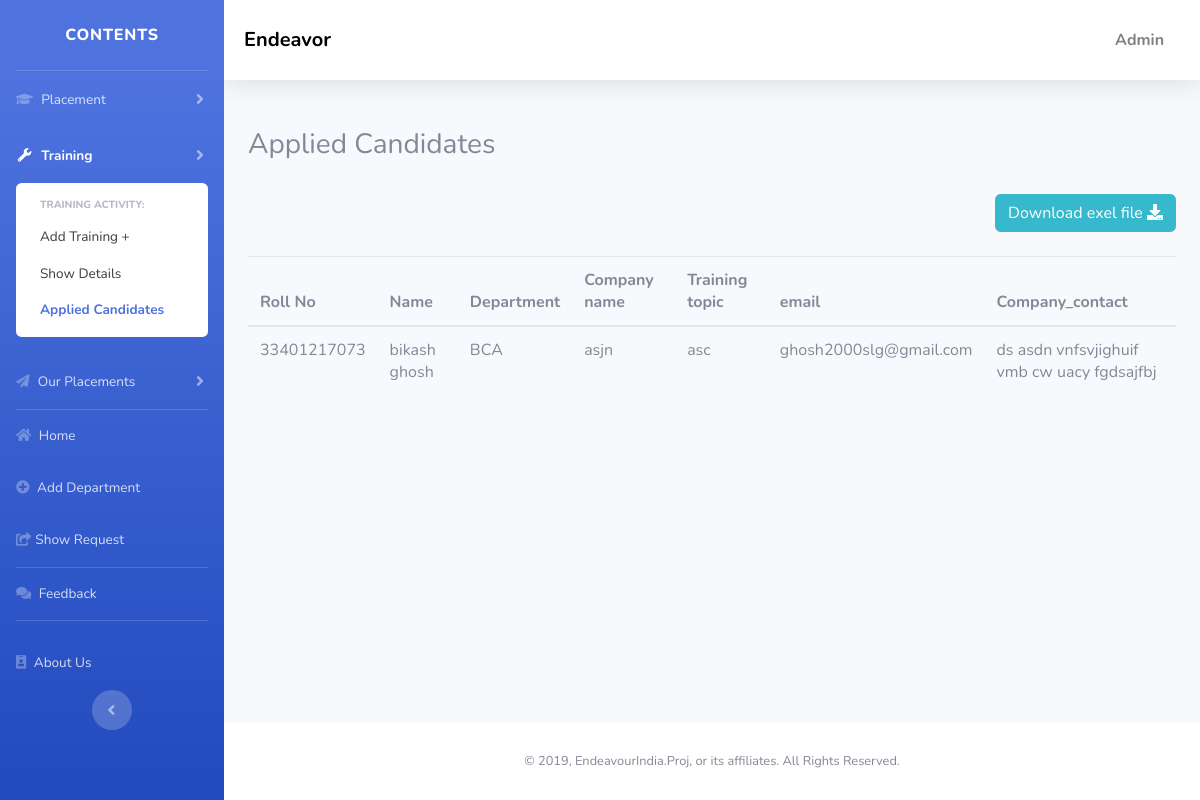
The app's page /admin/training/apply_show.php (signed in) with its own data.
### tables this page shows
CREATE TABLE IF NOT EXISTS `signup` (
  `id` int(11) NOT NULL AUTO_INCREMENT,
  `rollno` varchar(255) DEFAULT NULL,
  `name` varchar(255) DEFAULT NULL,
  `dept` varchar(25) DEFAULT NULL,
  `email` varchar(255) DEFAULT NULL,
  `password` varchar(255) DEFAULT NULL,
  `status` tinyint(1) DEFAULT '2',
  `dob` date DEFAULT NULL,
  `dobfile` varchar(50) DEFAULT NULL,
  `gender` varchar(10) DEFAULT NULL,
  `marks10` text,
  `file10` varchar(50) DEFAULT NULL,
  `marks12` text,
  `file12` varchar(50) DEFAULT NULL,
  `deploma_marks` varchar(10) DEFAULT NULL,
  `deploma_file` varchar(50) DEFAULT NULL,
  `sem_marks` varchar(500) DEFAULT NULL,
  `sem_file` varchar(500) DEFAULT NULL,
  `ignored_message` varchar(50) NOT NULL DEFAULT 'null',
  PRIMARY KEY (`id`)
);

CREATE TABLE IF NOT EXISTS `dept` (
  `dept_id` int(11) NOT NULL AUTO_INCREMENT,
  `dept_no` varchar(10) NOT NULL,
  `dept_name` varchar(20) NOT NULL,
  `no_sem` text,
  PRIMARY KEY (`dept_id`)
);

CREATE TABLE IF NOT EXISTS `training` (
  `tid` int(11) NOT NULL AUTO_INCREMENT,
  `department` varchar(255) DEFAULT NULL,
  `sem` varchar(50) DEFAULT NULL,
  `Company_name` varchar(255) DEFAULT NULL,
  `training_topic` varchar(255) DEFAULT NULL,
  `Prerequisites` varchar(255) DEFAULT NULL,
  `training_details` varchar(255) DEFAULT NULL,
  `Starting_date` date DEFAULT NULL,
  `last_apply_date` date DEFAULT NULL,
  `tenure` int(11) DEFAULT NULL,
  `details_of_company` varchar(255) DEFAULT NULL,
  `notes` varchar(255) DEFAULT NULL,
  `created_at` timestamp NULL DEFAULT CURRENT_TIMESTAMP,
  PRIMARY KEY (`tid`),
  KEY `department` (`department`)
);

### admin/training/apply_show.php (the view, shortened to what this page needs)
<?php
include('../../connection/db.php');
include_once("../../includes/ad_header.php");
if(!isset($_SESSION['email'])){
    echo"<script>window.location.href = '/minorproject/index.php'</script>";
}else{
$query = "SELECT `rollno`,`name`, `dept`.`dept_name` AS 'std_dept',`Company_name`,`training_topic`,`email`,`details_of_company` FROM `apply_training`,`signup`,`training`,`dept` WHERE `signup`.`dept` = `dept`.`dept_id` AND `apply_training`.`std_id` = `signup`.`id` AND `apply_training`.`tr_id` = `training`.`tid`";
$result = mysqli_query($conn, $query);
?>
<br>
<br>
<h3> Applied Candidates </h3>
<br>
<?php
if(mysqli_num_rows($result)>=1){
?>
    <div align = "right">
        <a class="btn btn-info" href="exal.php" role="button">Download exel file <i class="fa fa-download" aria-hidden="true"></i></a>
    </div>
<?php
}
else{
    ?>
    <div align = "right">
        <button type="button" class="btn btn-info" disabled>Download exel file <i class="fa fa-download" aria-hidden="true"></i></button>
    </div>
<?php
}
?>
<br>
<div class="table-responsive-md">
    <table class="table">
        <thead>
            <tr>
            <th scope="col">Roll No</th>
            <th scope="col">Name</th>
            <th scope="col">Department</th>
            <th scope="col">Company name</th>
            <th scope="col">Training topic</th>
            <th scope="col">email</th>
            <th scope="col">Company_contact</th>
            </tr>
        </thead>
        <?php
        while($rows = mysqli_fetch_array($result)){
        ?>
            <tbody>
                <tr>
                <td scope="row"><?php echo $rows['rollno']?></th>
                <td><?php echo $rows['name']?></td>
                <td><?php echo $rows['std_dept']?></td>
                <td><?php echo $rows['Company_name']?></td>
                <td><?php echo $rows['training_topic']?></td>
                <td><?php echo $rows['email']?></td>
                <td><?php echo $rows['details_of_company']?></td>
                </tr>
            </tbody>
        <?php
        }
        ?>
    </table>
</div>
<?php
include_once("../../includes/ad_footer.php");
}
?>

### records on screen
signup: rollno "33401217073", name "bikash ghosh", dept.dept_name "BCA", training.Company_name "asjn", training.training_topic "asc", email "ghosh2000slg@gmail.com", training.details_of_company "ds asdn vnfsvjighuif vmb cw uacy fgdsajfbj"
